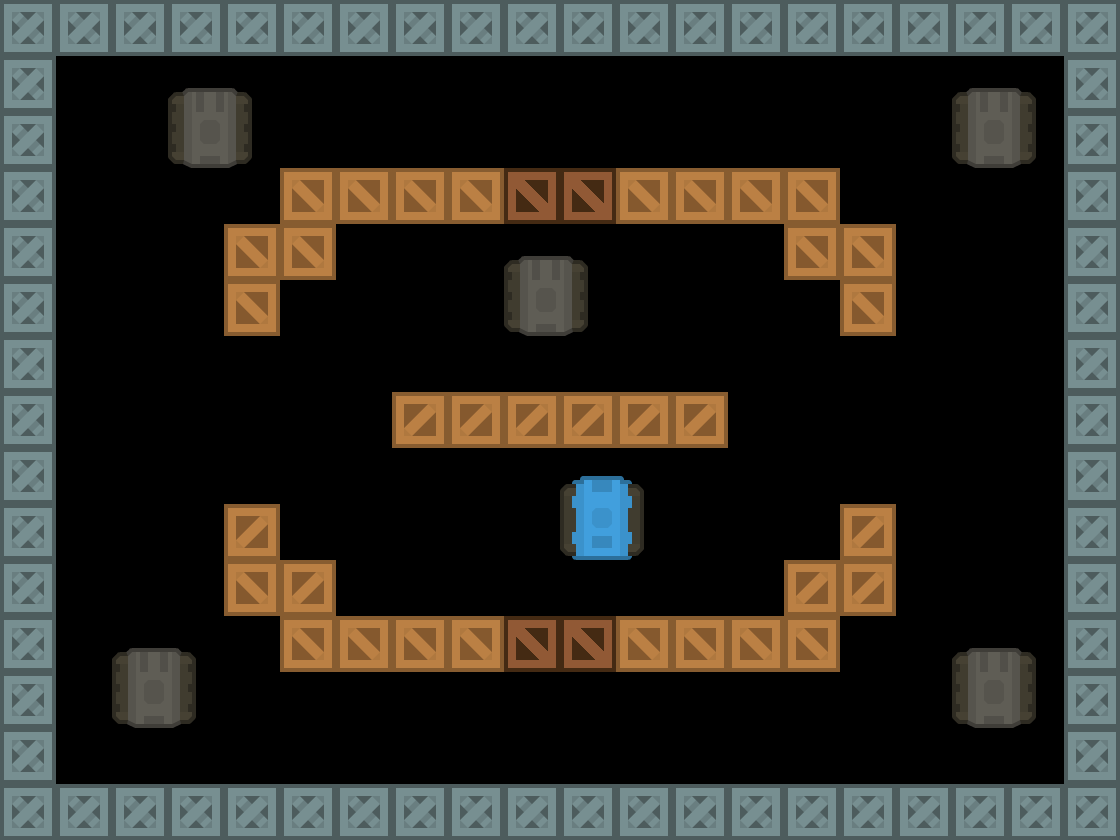

A level layout from a 2D game, rendered from its tile map. Below: a short description, then the map file with its tile-grid data intact:
An orthogonal 20x15 tile map with 56x56 px tiles, 7 tile layers (Obstacles, Breakable Obstacles, Explodables, Player, ...).

<map version="1.9" tiledversion="1.9.2" orientation="orthogonal" renderorder="right-down" width="20" height="15" tilewidth="56" tileheight="56" infinite="0" nextlayerid="14" nextobjectid="1">
 <tileset firstgid="1" source="tiles.tsx" />
 <layer id="1" name="Obstacles" width="20" height="15">
  <data encoding="csv">
67,67,67,67,67,67,67,67,67,67,67,67,67,67,67,67,67,67,67,67,
67,0,0,0,0,0,0,0,0,0,0,0,0,0,0,0,0,0,0,67,
67,0,0,0,0,0,0,0,0,0,0,0,0,0,0,0,0,0,0,67,
67,0,0,0,0,68,68,68,68,0,0,68,68,68,68,0,0,0,0,67,
67,0,0,0,68,68,0,0,0,0,0,0,0,0,68,68,0,0,0,67,
67,0,0,0,68,0,0,0,0,0,0,0,0,0,0,68,0,0,0,67,
67,0,0,0,0,0,0,0,0,0,0,0,0,0,0,0,0,0,0,67,
67,0,0,0,0,0,0,2147483716,2147483716,2147483716,2147483716,2147483716,2147483716,0,0,0,0,0,0,67,
67,0,0,0,0,0,0,0,0,0,0,0,0,0,0,0,0,0,0,67,
67,0,0,0,2147483716,0,0,0,0,0,0,0,0,0,0,2147483716,0,0,0,67,
67,0,0,0,68,2147483716,0,0,0,0,0,0,0,0,2147483716,2147483716,0,0,0,67,
67,0,0,0,0,68,68,68,68,0,0,68,68,68,68,0,0,0,0,67,
67,0,0,0,0,0,0,0,0,0,0,0,0,0,0,0,0,0,0,67,
67,0,0,0,0,0,0,0,0,0,0,0,0,0,0,0,0,0,0,67,
67,67,67,67,67,67,67,67,67,67,67,67,67,67,67,67,67,67,67,67
</data>
 </layer>
 <layer id="13" name="Breakable Obstacles" width="20" height="15">
  <data encoding="csv">
0,0,0,0,0,0,0,0,0,0,0,0,0,0,0,0,0,0,0,0,
0,0,0,0,0,0,0,0,0,0,0,0,0,0,0,0,0,0,0,0,
0,0,0,0,0,0,0,0,0,0,0,0,0,0,0,0,0,0,0,0,
0,0,0,0,0,0,0,0,0,93,93,0,0,0,0,0,0,0,0,0,
0,0,0,0,0,0,0,0,0,0,0,0,0,0,0,0,0,0,0,0,
0,0,0,0,0,0,0,0,0,0,0,0,0,0,0,0,0,0,0,0,
0,0,0,0,0,0,0,0,0,0,0,0,0,0,0,0,0,0,0,0,
0,0,0,0,0,0,0,0,0,0,0,0,0,0,0,0,0,0,0,0,
0,0,0,0,0,0,0,0,0,0,0,0,0,0,0,0,0,0,0,0,
0,0,0,0,0,0,0,0,0,0,0,0,0,0,0,0,0,0,0,0,
0,0,0,0,0,0,0,0,0,0,0,0,0,0,0,0,0,0,0,0,
0,0,0,0,0,0,0,0,0,93,93,0,0,0,0,0,0,0,0,0,
0,0,0,0,0,0,0,0,0,0,0,0,0,0,0,0,0,0,0,0,
0,0,0,0,0,0,0,0,0,0,0,0,0,0,0,0,0,0,0,0,
0,0,0,0,0,0,0,0,0,0,0,0,0,0,0,0,0,0,0,0
</data>
 </layer>
 <layer id="3" name="Explodables" width="20" height="15">
  <data encoding="csv">
0,0,0,0,0,0,0,0,0,0,0,0,0,0,0,0,0,0,0,0,
0,0,0,0,0,0,0,0,0,0,0,0,0,0,0,0,0,0,0,0,
0,0,0,0,0,0,0,0,0,0,0,0,0,0,0,0,0,0,0,0,
0,0,0,0,0,0,0,0,0,0,0,0,0,0,0,0,0,0,0,0,
0,0,0,0,0,0,0,0,0,0,0,0,0,0,0,0,0,0,0,0,
0,0,0,0,0,0,0,0,0,0,0,0,0,0,0,0,0,0,0,0,
0,0,0,0,0,0,0,0,0,0,0,0,0,0,0,0,0,0,0,0,
0,0,0,0,0,0,0,0,0,0,0,0,0,0,0,0,0,0,0,0,
0,0,0,0,0,0,0,0,0,0,0,0,0,0,0,0,0,0,0,0,
0,0,0,0,0,0,0,0,0,0,0,0,0,0,0,0,0,0,0,0,
0,0,0,0,0,0,0,0,0,0,0,0,0,0,0,0,0,0,0,0,
0,0,0,0,0,0,0,0,0,0,0,0,0,0,0,0,0,0,0,0,
0,0,0,0,0,0,0,0,0,0,0,0,0,0,0,0,0,0,0,0,
0,0,0,0,0,0,0,0,0,0,0,0,0,0,0,0,0,0,0,0,
0,0,0,0,0,0,0,0,0,0,0,0,0,0,0,0,0,0,0,0
</data>
 </layer>
 <layer id="8" name="Player" width="20" height="15">
  <data encoding="csv">
0,0,0,0,0,0,0,0,0,0,0,0,0,0,0,0,0,0,0,0,
0,0,0,0,0,0,0,0,0,0,0,0,0,0,0,0,0,0,0,0,
0,0,0,0,0,0,0,0,0,0,0,0,0,0,0,0,0,0,0,0,
0,0,0,0,0,0,0,0,0,0,0,0,0,0,0,0,0,0,0,0,
0,0,0,0,0,0,0,0,0,0,0,0,0,0,0,0,0,0,0,0,
0,0,0,0,0,0,0,0,0,0,0,0,0,0,0,0,0,0,0,0,
0,0,0,0,0,0,0,0,0,0,0,0,0,0,0,0,0,0,0,0,
0,0,0,0,0,0,0,0,0,0,0,0,0,0,0,0,0,0,0,0,
0,0,0,0,0,0,0,0,0,0,0,0,0,0,0,0,0,0,0,0,
0,0,0,0,0,0,0,0,0,0,79,0,0,0,0,0,0,0,0,0,
0,0,0,0,0,0,0,0,0,0,0,0,0,0,0,0,0,0,0,0,
0,0,0,0,0,0,0,0,0,0,0,0,0,0,0,0,0,0,0,0,
0,0,0,0,0,0,0,0,0,0,0,0,0,0,0,0,0,0,0,0,
0,0,0,0,0,0,0,0,0,0,0,0,0,0,0,0,0,0,0,0,
0,0,0,0,0,0,0,0,0,0,0,0,0,0,0,0,0,0,0,0
</data>
 </layer>
 <layer id="9" name="Easy Enemies" width="20" height="15">
  <data encoding="csv">
0,0,0,0,0,0,0,0,0,0,0,0,0,0,0,0,0,0,0,0,
0,0,0,0,0,0,0,0,0,0,0,0,0,0,0,0,0,0,0,0,
0,0,0,0,0,0,0,0,0,0,0,0,0,0,0,0,0,0,0,0,
0,0,0,0,0,0,0,0,0,0,0,0,0,0,0,0,0,0,0,0,
0,0,0,0,0,0,0,0,0,0,0,0,0,0,0,0,0,0,0,0,
0,0,0,0,0,0,0,0,0,0,0,0,0,0,0,0,0,0,0,0,
0,0,0,0,0,0,0,0,0,0,0,0,0,0,0,0,0,0,0,0,
0,0,0,0,0,0,0,0,0,0,0,0,0,0,0,0,0,0,0,0,
0,0,0,0,0,0,0,0,0,0,0,0,0,0,0,0,0,0,0,0,
0,0,0,0,0,0,0,0,0,0,0,0,0,0,0,0,0,0,0,0,
0,0,0,0,0,0,0,0,0,0,0,0,0,0,0,0,0,0,0,0,
0,0,0,0,0,0,0,0,0,0,0,0,0,0,0,0,0,0,0,0,
0,0,0,0,0,0,0,0,0,0,0,0,0,0,0,0,0,0,0,0,
0,0,0,0,0,0,0,0,0,0,0,0,0,0,0,0,0,0,0,0,
0,0,0,0,0,0,0,0,0,0,0,0,0,0,0,0,0,0,0,0
</data>
 </layer>
 <layer id="11" name="Medium Enemies" width="20" height="15">
  <data encoding="csv">
0,0,0,0,0,0,0,0,0,0,0,0,0,0,0,0,0,0,0,0,
0,0,0,0,0,0,0,0,0,0,0,0,0,0,0,0,0,0,0,0,
0,0,0,0,0,0,0,0,0,0,0,0,0,0,0,0,0,0,0,0,
0,0,0,0,0,0,0,0,0,0,0,0,0,0,0,0,0,0,0,0,
0,0,0,0,0,0,0,0,0,0,0,0,0,0,0,0,0,0,0,0,
0,0,0,0,0,0,0,0,0,0,0,0,0,0,0,0,0,0,0,0,
0,0,0,0,0,0,0,0,0,0,0,0,0,0,0,0,0,0,0,0,
0,0,0,0,0,0,0,0,0,0,0,0,0,0,0,0,0,0,0,0,
0,0,0,0,0,0,0,0,0,0,0,0,0,0,0,0,0,0,0,0,
0,0,0,0,0,0,0,0,0,0,0,0,0,0,0,0,0,0,0,0,
0,0,0,0,0,0,0,0,0,0,0,0,0,0,0,0,0,0,0,0,
0,0,0,0,0,0,0,0,0,0,0,0,0,0,0,0,0,0,0,0,
0,0,0,0,0,0,0,0,0,0,0,0,0,0,0,0,0,0,0,0,
0,0,0,0,0,0,0,0,0,0,0,0,0,0,0,0,0,0,0,0,
0,0,0,0,0,0,0,0,0,0,0,0,0,0,0,0,0,0,0,0
</data>
 </layer>
 <layer id="12" name="Hard Enemies" width="20" height="15">
  <data encoding="csv">
0,0,0,0,0,0,0,0,0,0,0,0,0,0,0,0,0,0,0,0,
0,0,0,0,0,0,0,0,0,0,0,0,0,0,0,0,0,0,0,0,
0,0,0,81,0,0,0,0,0,0,0,0,0,0,0,0,0,81,0,0,
0,0,0,0,0,0,0,0,0,0,0,0,0,0,0,0,0,0,0,0,
0,0,0,0,0,0,0,0,0,0,0,0,0,0,0,0,0,0,0,0,
0,0,0,0,0,0,0,0,0,81,0,0,0,0,0,0,0,0,0,0,
0,0,0,0,0,0,0,0,0,0,0,0,0,0,0,0,0,0,0,0,
0,0,0,0,0,0,0,0,0,0,0,0,0,0,0,0,0,0,0,0,
0,0,0,0,0,0,0,0,0,0,0,0,0,0,0,0,0,0,0,0,
0,0,0,0,0,0,0,0,0,0,0,0,0,0,0,0,0,0,0,0,
0,0,0,0,0,0,0,0,0,0,0,0,0,0,0,0,0,0,0,0,
0,0,0,0,0,0,0,0,0,0,0,0,0,0,0,0,0,0,0,0,
0,0,81,0,0,0,0,0,0,0,0,0,0,0,0,0,0,81,0,0,
0,0,0,0,0,0,0,0,0,0,0,0,0,0,0,0,0,0,0,0,
0,0,0,0,0,0,0,0,0,0,0,0,0,0,0,0,0,0,0,0
</data>
 </layer>
</map>
